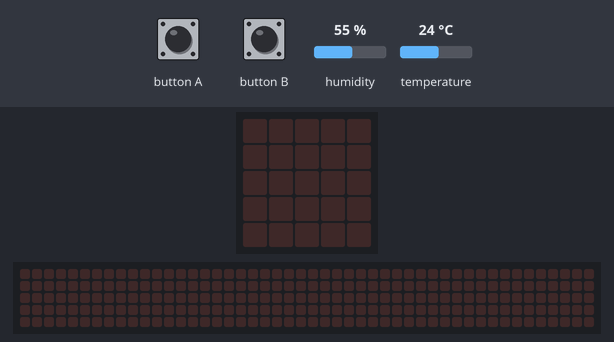
Simulated run of this program. Board: BBC micro:bit running MicroPython. Parts: the board's 5×5 LED display, a strip that is not on the board, showing the scrolling text unrolled. The inputs (shaded band) are chosen by the test bench; at power-on: humidity 55 %, temperature 24 °C. Files the program writes start out absent; the 48×5 strip is a reading aid, not a part: it shows the text the display is scrolling, unrolled, one strip-width of it at a time.

Above: at 1.2 s.
1.3 s: button A pressed for 0.15 s
At 1.38 s:
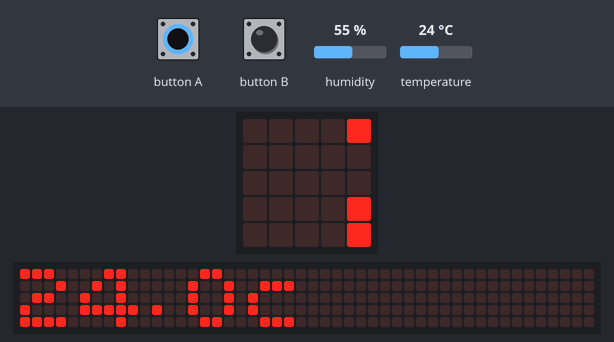
4.3 s: button B pressed for 3.2 s
At 5.58 s:
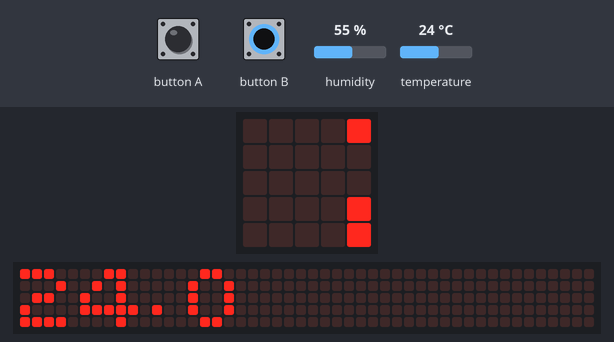
9.0 s: button A pressed for 1 s
At 9.23 s:
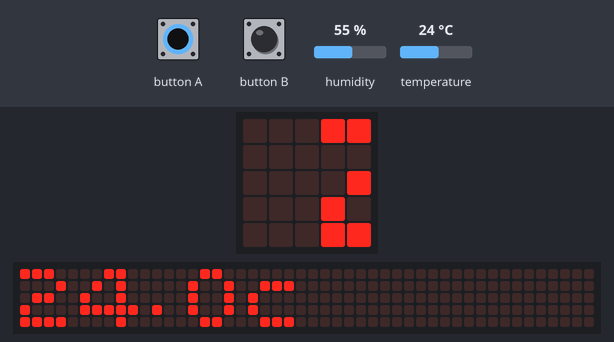
13.0 s: button A pressed for 3.2 s
At 13.58 s:
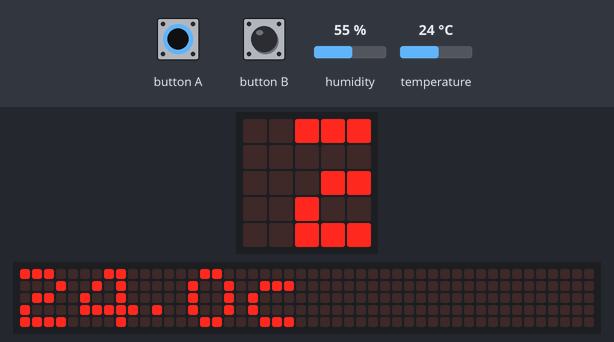
18.9 s: button B pressed for 0.15 s
At 19.12 s:
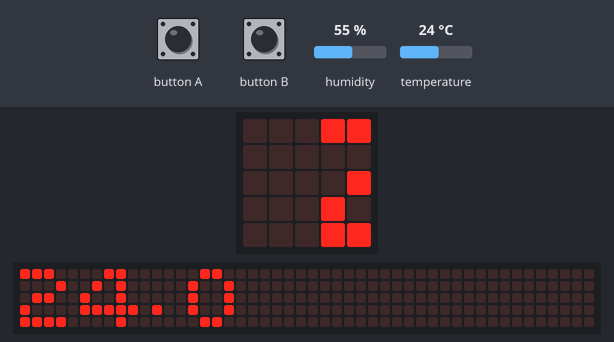

Measured:
- after the input at 1.3 s, the display: changes at once (image 1)
- after the input at 4.3 s, the display: first differs from a run without the input after 1.2 s (image 2)
- after the input at 9.0 s, the display: first changes at once (image 3 shows a later state)
- after the input at 18.9 s, the display: first changes at once (image 5 shows a later state)

The program:

temperature_with_memory.py
```python
# -*- coding: utf-8 -*-
"""
Created on Thu Oct 29 17:47:53 2020

@author: dougb
"""

from microbit import *
import am2320


# function to retrieve the data in the text file
def get_temperature(name):
    with open(name) as file:
        value = float(file.read())
    return value

# function to save the data in the text file
def set_temperature(name, value):
    with open(name, 'w') as file:
        file.write(str(value))

i2c.init(sda=pin15, scl=pin13)
sensor = am2320.AM2320(i2c)

while True:
	if button_a.is_pressed():
		sensor.measure()
		display.scroll(str(sensor.temperature())+"c", 150)
        set_temperature('temp.txt', str(sensor.temperature()))
	if button_b.is_pressed():
		display.scroll(str(get_temperature('temp.txt')))
```

am2320.py
```python
"""
MicroPython for micro:bit Aosong AM2320 I2C driver
https://github.com/mcauser/microbit-am2320

MIT License
Copyright (c) 2018 Mike Causer

Permission is hereby granted, free of charge, to any person obtaining a copy
of this software and associated documentation files (the "Software"), to deal
in the Software without restriction, including without limitation the rights
to use, copy, modify, merge, publish, distribute, sublicense, and/or sell
copies of the Software, and to permit persons to whom the Software is
furnished to do so, subject to the following conditions:

The above copyright notice and this permission notice shall be included in all
copies or substantial portions of the Software.

THE SOFTWARE IS PROVIDED "AS IS", WITHOUT WARRANTY OF ANY KIND, EXPRESS OR
IMPLIED, INCLUDING BUT NOT LIMITED TO THE WARRANTIES OF MERCHANTABILITY,
FITNESS FOR A PARTICULAR PURPOSE AND NONINFRINGEMENT. IN NO EVENT SHALL THE
AUTHORS OR COPYRIGHT HOLDERS BE LIABLE FOR ANY CLAIM, DAMAGES OR OTHER
LIABILITY, WHETHER IN AN ACTION OF CONTRACT, TORT OR OTHERWISE, ARISING FROM,
OUT OF OR IN CONNECTION WITH THE SOFTWARE OR THE USE OR OTHER DEALINGS IN THE
SOFTWARE.
"""

import ustruct
import time

class AM2320:
    def __init__(self, i2c=None, address=0x5c):
        self.i2c = i2c
        self.address = address
        self.buf = bytearray(8)
    def measure(self):
        # wake sensor
        try:
            self.i2c.write(self.address, b'')
        except OSError:
            pass
        # read 4 registers starting at offset 0x00
        self.i2c.write(self.address, b'\x03\x00\x04')
        # wait at least 1.5ms
        time.sleep_ms(2)
        # read data
        buf = self.i2c.read(self.address, 8)
        crc = ustruct.unpack('<H', bytearray(buf[-2:]))[0]
        if (crc != self.crc16(buf[:-2])):
            raise Exception("checksum error")
        self.buf = buf
    def crc16(self, buf):
        crc = 0xFFFF
        for c in buf:
            crc ^= c
            for i in range(8):
                if crc & 0x01:
                    crc >>= 1
                    crc ^= 0xA001
                else:
                    crc >>= 1
        return crc
    def humidity(self):
        return (self.buf[2] << 8 | self.buf[3]) * 0.1
    def temperature(self):
        t = ((self.buf[4] & 0x7f) << 8 | self.buf[5]) * 0.1
        if self.buf[4] & 0x80:
            t = -t
        return t
```
